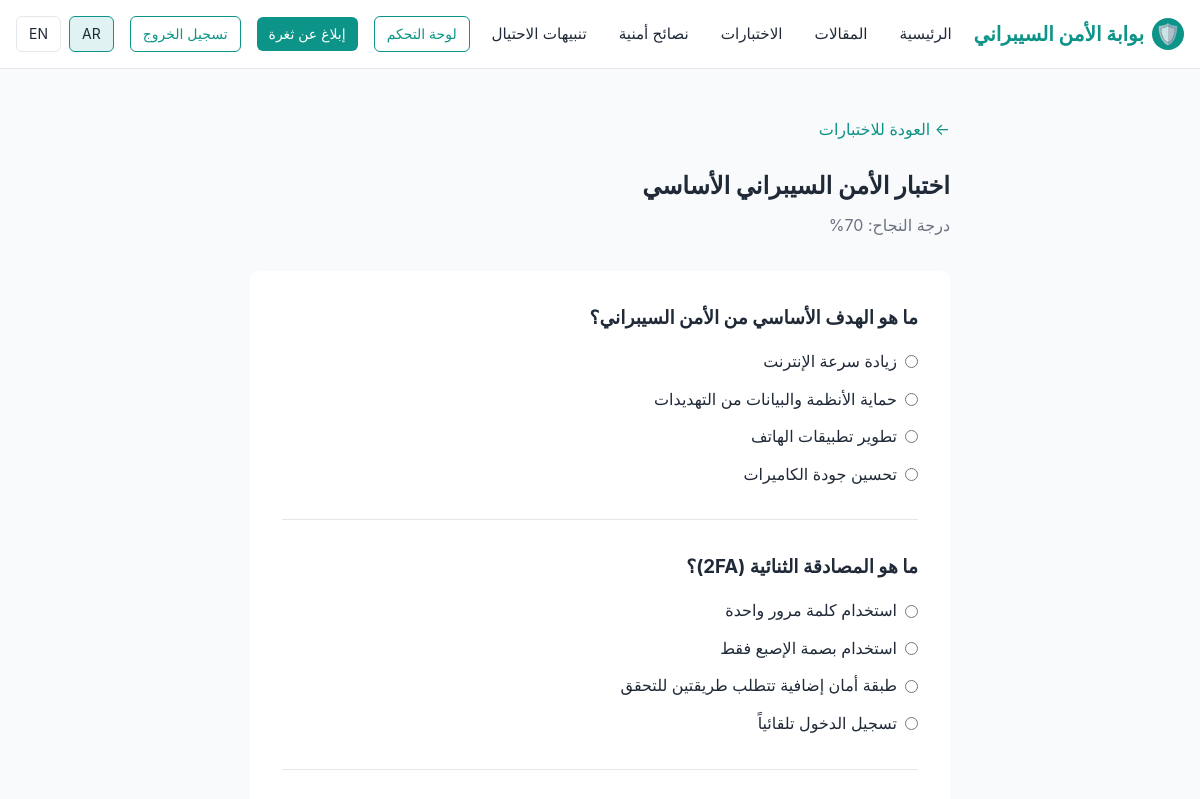
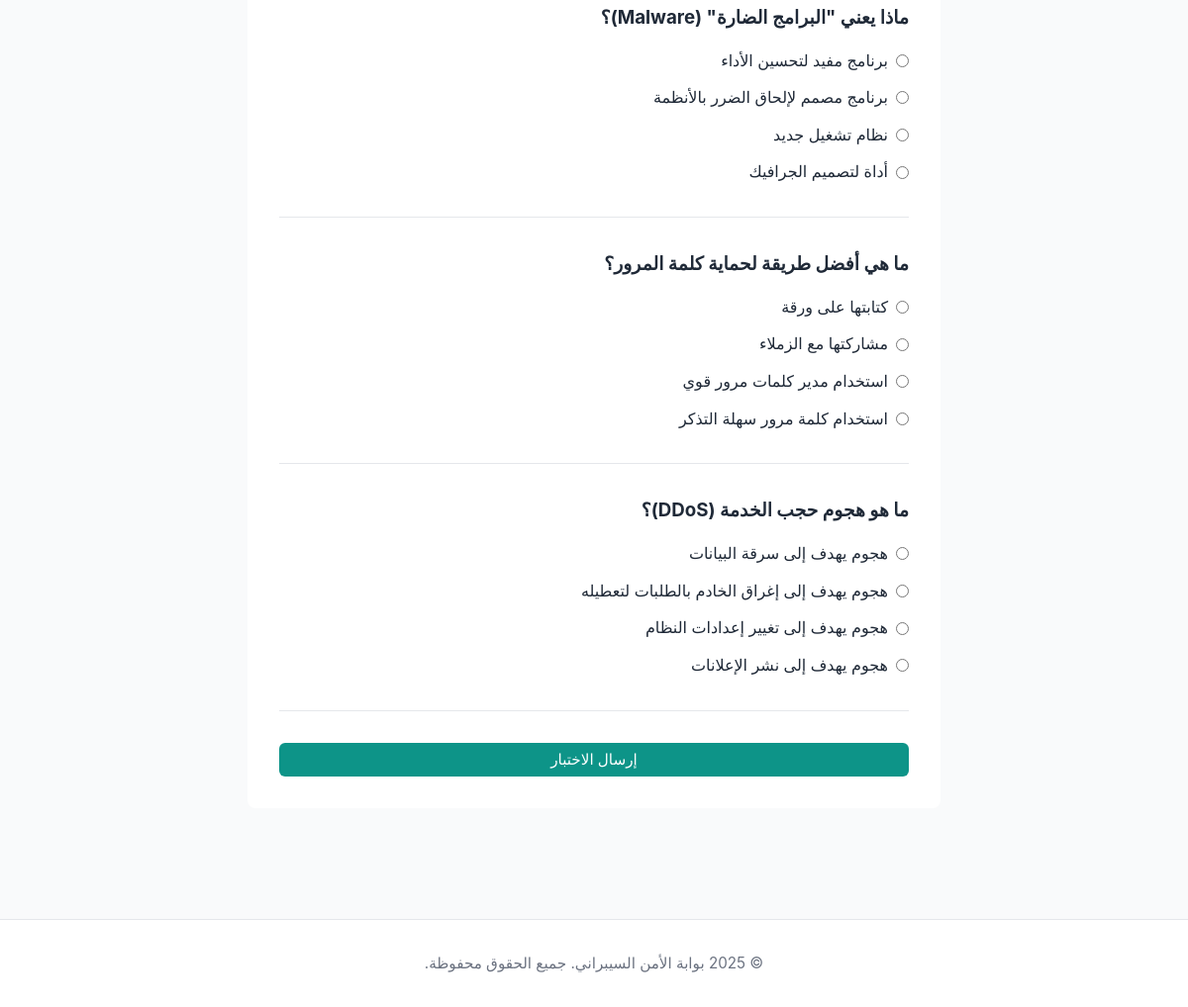
Page /quiz/1 (signed in) on the committed database (2 pictures, top to bottom).
### tables this page shows
CREATE TABLE quizzes (
            id INTEGER PRIMARY KEY AUTOINCREMENT,
            title_ar TEXT NOT NULL,
            title_en TEXT NOT NULL,
            pass_score INTEGER NOT NULL, -- Percentage
            created_at TIMESTAMP NOT NULL DEFAULT CURRENT_TIMESTAMP
        );

CREATE TABLE quiz_questions (
            id INTEGER PRIMARY KEY AUTOINCREMENT,
            quiz_id INTEGER NOT NULL,
            question_ar TEXT NOT NULL,
            question_en TEXT NOT NULL,
            correct_option INTEGER NOT NULL, -- Index of the correct option (0-based)
            FOREIGN KEY (quiz_id) REFERENCES quizzes (id)
        );

CREATE TABLE quiz_options (
            id INTEGER PRIMARY KEY AUTOINCREMENT,
            question_id INTEGER NOT NULL,
            option_ar TEXT NOT NULL,
            option_en TEXT NOT NULL,
            FOREIGN KEY (question_id) REFERENCES quiz_questions (id)
        );

### app.py (the view)
@app.route('/quiz/<int:quiz_id>')
def take_quiz(quiz_id):
    if 'user_id' not in session:
        flash('يجب تسجيل الدخول لخوض الاختبار.', 'warning')
        return redirect(url_for('login'))
    conn = get_db_connection()
    lang = get_current_language()
    quiz = conn.execute("SELECT * FROM quizzes WHERE id = ?", (quiz_id,)).fetchone()
    if not quiz:
        flash('الاختبار غير موجود.', 'danger')
        return redirect(url_for('quizzes'))
    questions = conn.execute(
        "SELECT * FROM quiz_questions WHERE quiz_id = ?",
        (quiz_id,)
    ).fetchall()
    quiz_data = []
    for q in questions:
        options = conn.execute(
            "SELECT * FROM quiz_options WHERE question_id = ?",
            (q['id'],)
        ).fetchall()
        quiz_data.append({
            'question': q,
            'options': options
        })
    conn.close()
    return render_template('take_quiz.html', quiz=quiz, quiz_data=quiz_data, lang=lang)

### app.py (called while the page is built)
@app.before_request
def set_language_on_first_visit():
    if 'language' not in session:
        session['language'] = app.config['DEFAULT_LANGUAGE']

def get_current_language():
    return session.get('language')

### models.py (called while the page is built)
def get_db_connection():
    conn = sqlite3.connect(DATABASE)
    conn.row_factory = sqlite3.Row
    return conn

### templates/take_quiz.html (shortened to what this page needs)
{% extends "base.html" %}
{% block content %}
<section class="section container">
    <div style="max-width: 700px; margin: 0 auto;">
        <a href="{{ url_for('quizzes') }}" style="color: var(--primary-color); text-decoration: none;">{% if lang == 'en' %}→ Back to Quizzes{% else %}← العودة للاختبارات{% endif %}</a>
        <h1 style="margin-top: 1.5rem; margin-bottom: 0.5rem;">
            {% if lang == 'en' %}
                {{ quiz['title_en'] }}
            {% else %}
                {{ quiz['title_ar'] }}
            {% endif %}
        </h1>
        <p style="color: var(--text-light); margin-bottom: 2rem;">{% if lang == 'en' %}Pass Score{% else %}درجة النجاح{% endif %}: {{ quiz['pass_score'] }}%</p>
        <form method="POST" action="{{ url_for('submit_quiz', quiz_id=quiz['id']) }}" style="background-color: white; padding: 2rem; border-radius: 0.5rem;">
            {% for item in quiz_data %}
            <div style="margin-bottom: 2rem; padding-bottom: 2rem; border-bottom: 1px solid var(--border-color);">
                <h3 style="margin-bottom: 1rem;">
                    {% if lang == 'en' %}
                        {{ item['question']['question_en'] }}
                    {% else %}
                        {{ item['question']['question_ar'] }}
                    {% endif %}
                </h3>
                <div style="display: flex; flex-direction: column; gap: 0.75rem;">
                    {% for option in item['options'] %}
                    <label style="display: flex; align-items: center; gap: 0.5rem; cursor: pointer;">
                        <input type="radio" name="question_{{ item['question']['id'] }}" value="{{ loop.index0 }}" required>
                        {% if lang == 'en' %}
                            {{ option['option_en'] }}
                        {% else %}
                            {{ option['option_ar'] }}
                        {% endif %}
                    </label>
                    {% endfor %}
                </div>
            </div>
            {% endfor %}
            <button type="submit" class="btn btn-primary" style="width: 100%;">{% if lang == 'en' %}Submit Quiz{% else %}إرسال الاختبار{% endif %}</button>
        </form>
    </div>
</section>
{% endblock %}

### static/css/style.css (style rules this page uses)
:root { --primary-color: #0d9488; --primary-light: #e0f2f1; --secondary-color: #1f2937; --text-dark: #1f2937; --text-light: #6b7280; --border-color: #e5e7eb; --success-color: #10b981; --danger-color: #ef4444; --warning-color: #f59e0b; }
* { margin: 0; padding: 0; box-sizing: border-box; }
html, body { font-family: -apple-system, BlinkMacSystemFont, 'Segoe UI', Roboto, 'Helvetica Neue', Arial, sans-serif; direction: rtl; text-align: right; }
body { background-color: #f9fafb; color: var(--text-dark); line-height: 1.6; }
.btn { padding: 0.5rem 1rem; border: none; border-radius: 0.375rem; font-size: 0.95rem; cursor: pointer; transition: all 0.3s; text-decoration: none; display: inline-block; }
.btn-primary { background-color: var(--primary-color); color: white; }
.container { max-width: 1200px; margin: 0 auto; padding: 0 1rem; }
.section { padding: 3rem 0; }

### rows in the picture
quizzes: title_ar "اختبار الأمن السيبراني الأساسي", pass_score "70"
quiz_questions: question.question_ar "ما هو الهدف الأساسي من الأمن السيبراني؟"
quiz_options: option_ar "زيادة سرعة الإنترنت"
quiz_options: option_ar "حماية الأنظمة والبيانات من التهديدات"
quiz_options: option_ar "تطوير تطبيقات الهاتف"
quiz_options: option_ar "تحسين جودة الكاميرات"
quiz_questions: question.question_ar "ما هو المصادقة الثنائية (2FA)؟"
quiz_options: option_ar "استخدام كلمة مرور واحدة"
quiz_options: option_ar "استخدام بصمة الإصبع فقط"
quiz_options: option_ar "طبقة أمان إضافية تتطلب طريقتين للتحقق"
quiz_options: option_ar "تسجيل الدخول تلقائياً"
quiz_questions: question.question_ar "ماذا يعني \"البرامج الضارة\" (Malware)؟"
quiz_options: option_ar "برنامج مفيد لتحسين الأداء"
quiz_options: option_ar "برنامج مصمم لإلحاق الضرر بالأنظمة"
quiz_options: option_ar "نظام تشغيل جديد"
quiz_options: option_ar "أداة لتصميم الجرافيك"
quiz_questions: question.question_ar "ما هي أفضل طريقة لحماية كلمة المرور؟"
quiz_options: option_ar "كتابتها على ورقة"
quiz_options: option_ar "مشاركتها مع الزملاء"
quiz_options: option_ar "استخدام مدير كلمات مرور قوي"
quiz_options: option_ar "استخدام كلمة مرور سهلة التذكر"
quiz_questions: question.question_ar "ما هو هجوم حجب الخدمة (DDoS)؟"
quiz_options: option_ar "هجوم يهدف إلى سرقة البيانات"
quiz_options: option_ar "هجوم يهدف إلى إغراق الخادم بالطلبات لتعطيله"
quiz_options: option_ar "هجوم يهدف إلى تغيير إعدادات النظام"
quiz_options: option_ar "هجوم يهدف إلى نشر الإعلانات"
